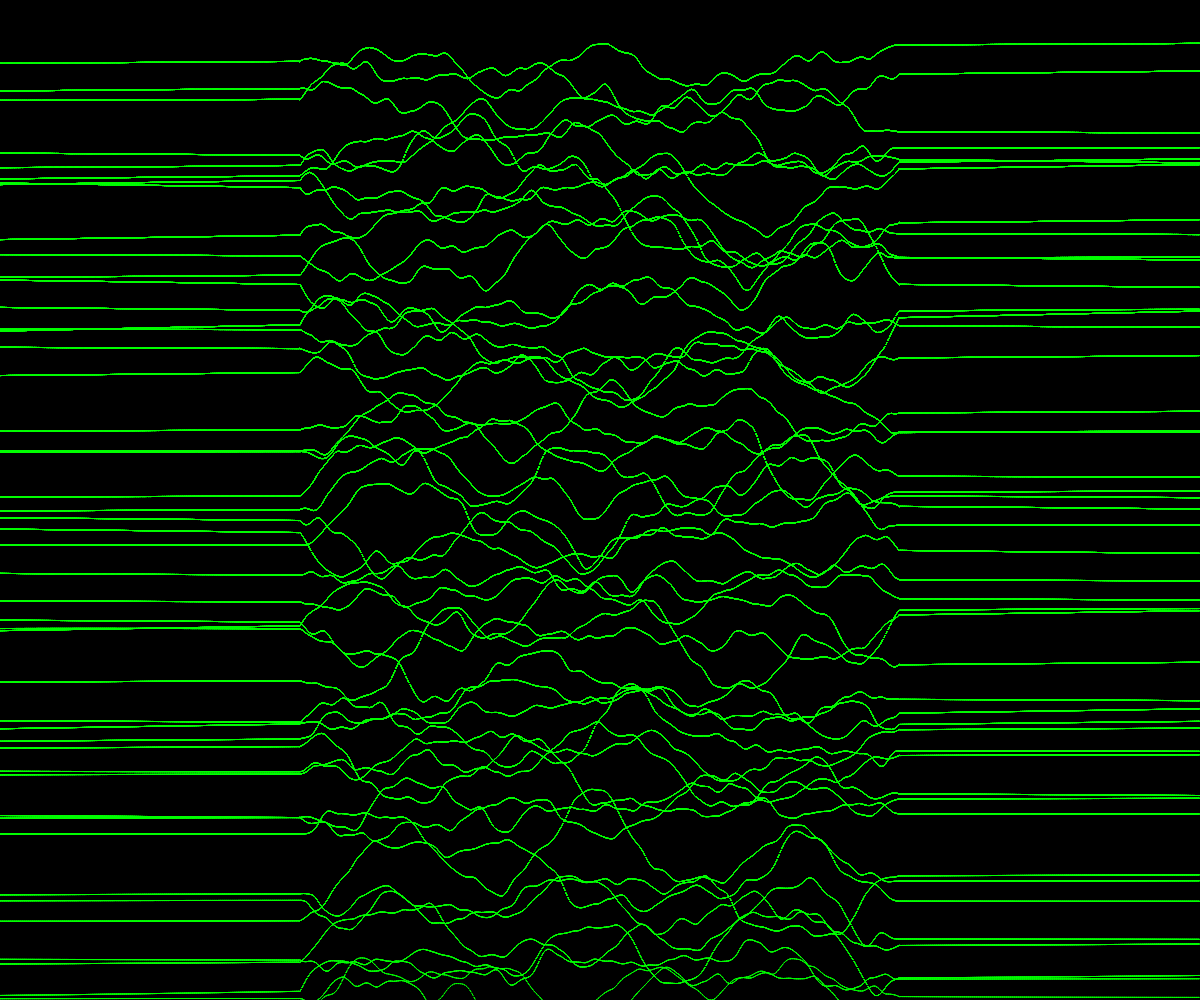
Frame 1 (no input)
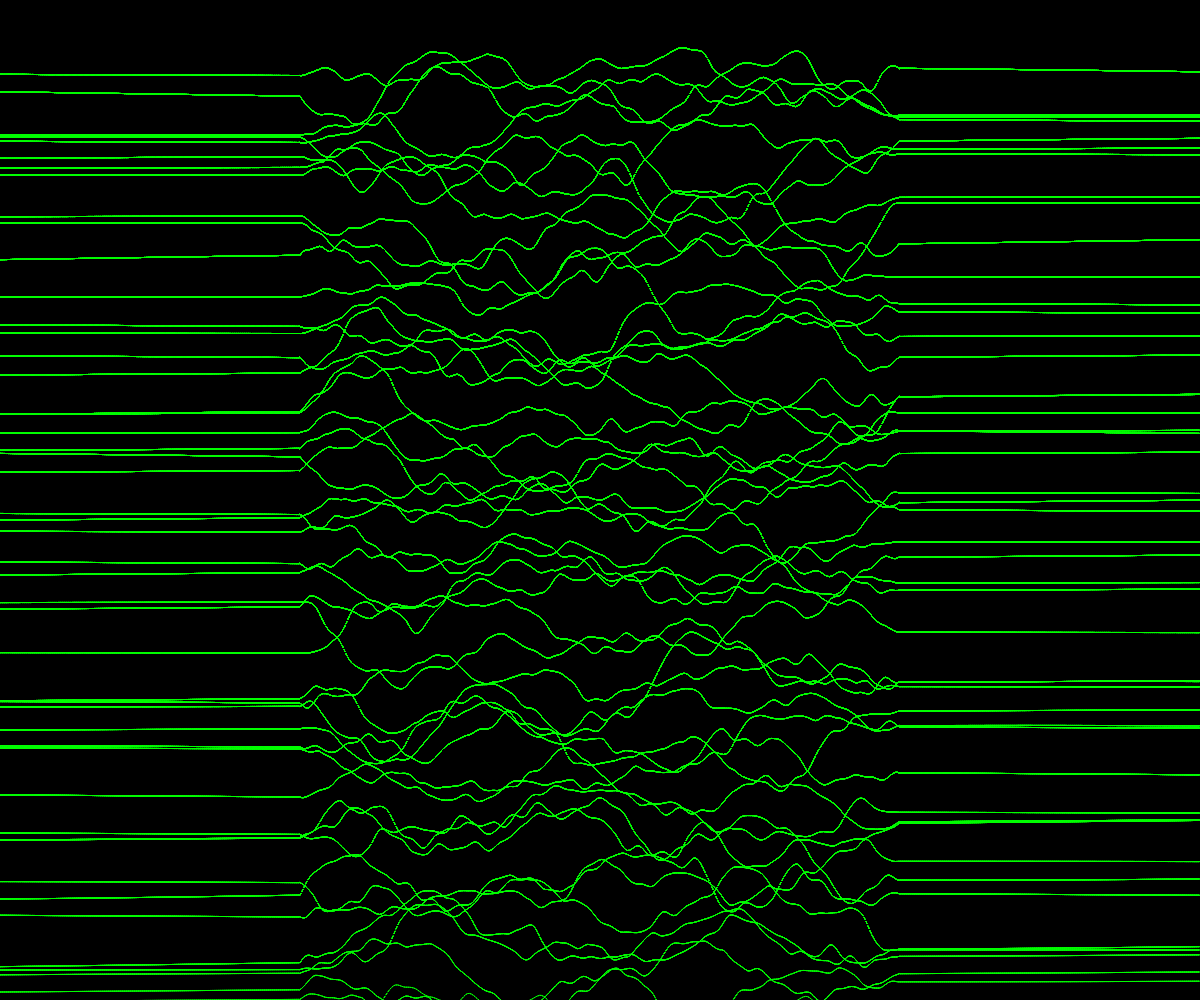
Frame 2 (the mouse pressed at the canvas centre, redrawn once)

The p5.js sketch that drew these frames (run headless with seeded random() and noise() and a simulated clock; the mouse was pressed at the canvas centre and the sketch redrawn once):

// p5.js sketch
// ── sketch.js
// can't seem to get it to work the way i want

let poff = 0.0;
let y



function setup() {
  createCanvas(windowWidth, windowHeight);
  background(0);
}


function draw() {
  background(0);
  stroke(0, 255, 0);
  strokeWeight(1);
  noFill();
  //fill(0, 255, 0);
  beginShape(LINES); // use lines not to get the shape
  


  for (let yoff = 0; yoff < height; yoff += 20) {

    for (let x = 0; x < width; x++) {
      if (x > width / 4 && x < width - width / 4) {
       
        //print(y);
        poff = poff + 0.01;
      } else {
        poff = poff +0.0001;
      }
      y = yoff + noise(poff) * 150;
      vertex(x, y);
    }
    
  endShape();
  }
  noLoop();
}
